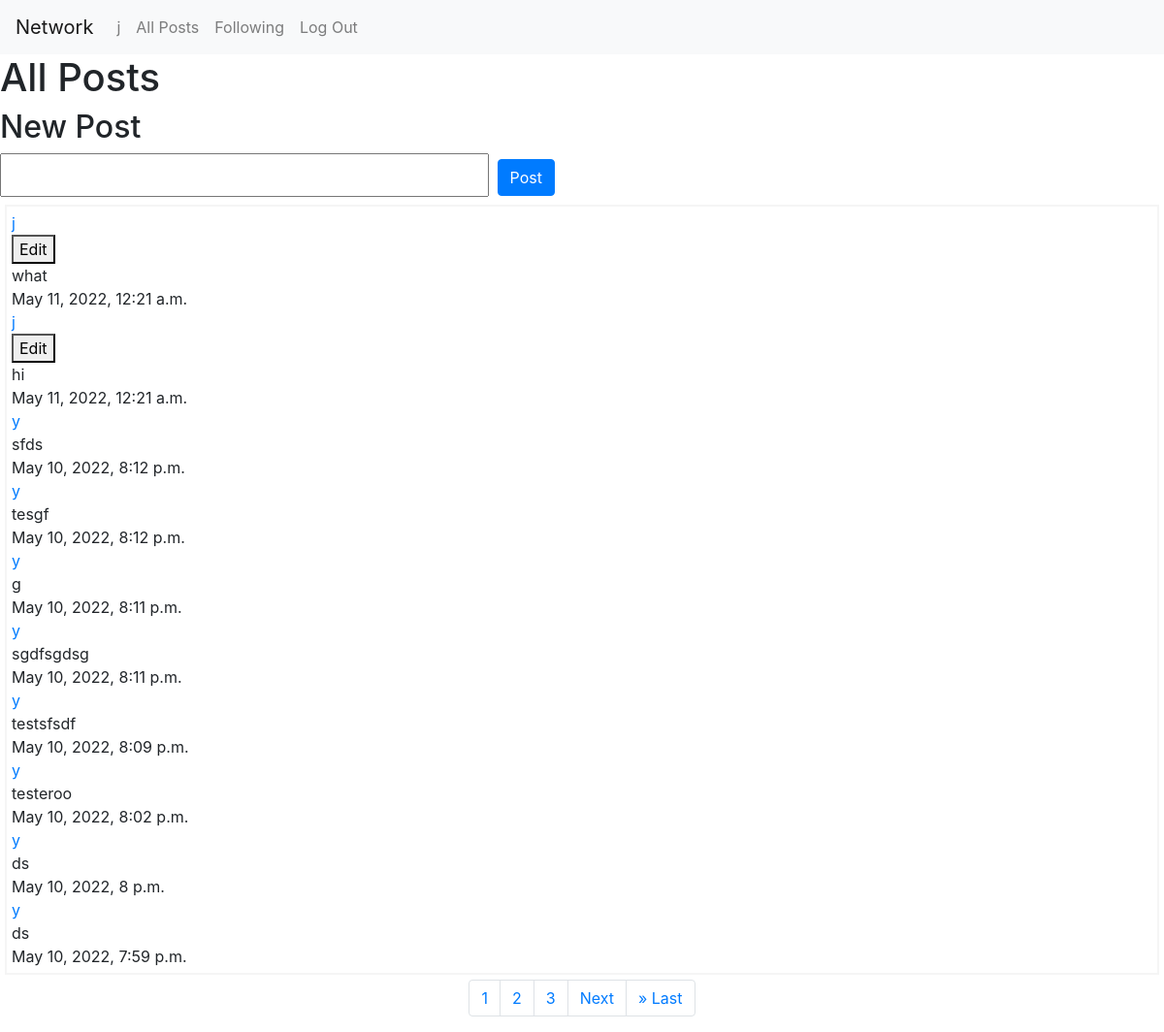
/ (signed in), run on the app's committed database.
### network/models.py (models this page shows)
class User(AbstractUser):
    pass

class Posts(models.Model):
    content = models.TextField(max_length=280)
    user = models.ForeignKey(
        "User", on_delete=models.CASCADE, related_name="Posts")
    timestamp = models.DateTimeField(auto_now_add=True)

### network/views.py (the view)
# urls.py: path("", views.index, name="index"),
def index(request):
    page = request.GET.get('page')
    all_posts = Posts.objects.order_by(
        '-timestamp')  # - indicates descending order
    all_posts = Paginator(all_posts, 10)
    posts = all_posts.get_page(page)
    return render(request, "network/index.html", {
        'posts': posts})

### network/templates/network/index.html (shortened to what this page needs)
{% extends "network/layout.html" %}
{% load static %}
{% block body %}
<div class="all-posts-header" id="all-posts-title-id">
    <h1> All Posts <h1>
</div>
<div id='new-post-form'>
    <h2> New Post <h2>
            <form id="post-form">
                <input id="form-input">
                <input id='submit-button' type="submit" class="btn btn-primary" value="Post" />
            </form>
</div>
<div class='all-posts'>
    {% for post in posts%}
    <div class="posts" id="{{post.id}}">
        <a href="{% url 'index' %}">{{post.user}}</a><br>
        {% if post.user == request.user %}
        <button data-update="update-{{post.id}}" type="button">Edit</button><br>
        {% endif %}
        {{post.content}}<br>
        {{post.timestamp}}<br>
    </div>
    {% endfor %}
</div>
<nav aria-label="...">
    <ul class="pagination justify-content-center">
        {% for i in posts.paginator.page_range%}
        <li class="page-item"><a class="page-link" href="?page={{i}}">{{i}}</a></li>
        {%endfor%}
        {% if posts.has_next %}
        <li class="page-item"><a class="page-link" href="?page={{posts.next_page_number}}">Next</a></li>
        <li class="page-item"><a class="page-link" href="?page={{posts.paginator.num_pages}}">&raquo; Last</a></li>
        {% endif %}
    </ul>
</nav>
{% endblock %}

### network/templates/network/layout.html (shortened to what this page needs)
{% load static %}
<!DOCTYPE html>
<html lang="en">
<head>
    <link rel="stylesheet" href="https://stackpath.bootstrapcdn.com/bootstrap/4.4.1/css/bootstrap.min.css"
>
    <link href="{% static 'network/styles.css' %}" rel="stylesheet">
</head>
<body>
    <nav class="navbar navbar-expand-lg navbar-light bg-light">
        <a id="network" class="navbar-brand" href="#">Network</a>
        <div>
            <ul class="navbar-nav mr-auto">
                {% if user.is_authenticated %}
                <li class="nav-item">
                    <a id="Username" class="nav-link"
                        href="{% url 'user_details' request.user.id %}">{{ user.username }}</a>
                </li>
                {% endif %}
                <li class="nav-item">
                    <a id="All-posts" class="nav-link" href="{% url 'index' %}">All Posts</a>
                </li>
                {% if user.is_authenticated %}
                <li class="nav-item">
                    <a id="Following" class="nav-link" href="#">Following</a>
                </li>
                <li class="nav-item">
                    <a class="nav-link" href="{% url 'logout' %}">Log Out</a>
                </li>
                {% endif %}
            </ul>
        </div>
    </nav>
    <div class="body">
        {% block body %}
        {% endblock %}
    </div>
</body>
</html>

### network/static/network/styles.css (style rules this page uses)
.all-posts { border: 2px solid whitesmoke; padding: 5px; margin: 5px; display: block; }

### data on the page
User: username "j"
Posts: user "j", content "what", timestamp "May 11, 2022, 12:21 a.m."
Posts: user "j", content "hi", timestamp "May 11, 2022, 12:21 a.m."
Posts: user "y", content "sfds", timestamp "May 10, 2022, 8:12 p.m."
Posts: user "y", content "tesgf", timestamp "May 10, 2022, 8:12 p.m."
Posts: user "y", content "g", timestamp "May 10, 2022, 8:11 p.m."
Posts: user "y", content "sgdfsgdsg", timestamp "May 10, 2022, 8:11 p.m."
Posts: user "y", content "testsfsdf", timestamp "May 10, 2022, 8:09 p.m."
Posts: user "y", content "testeroo", timestamp "May 10, 2022, 8:02 p.m."
Posts: user "y", content "ds", timestamp "May 10, 2022, 8 p.m."
Posts: user "y", content "ds", timestamp "May 10, 2022, 7:59 p.m."

### other printed values
{{ i }} "1" "2" "3"
